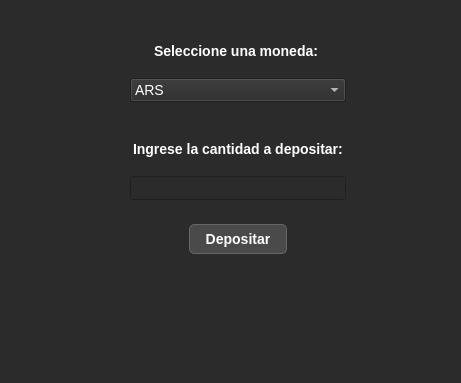
<?xml version="1.0" encoding="UTF-8"?>
<ui version="4.0">
 <class>DialogDeposit</class>
 <widget class="QDialog" name="DialogDeposit">
  <property name="geometry">
   <rect>
    <x>0</x>
    <y>0</y>
    <width>461</width>
    <height>383</height>
   </rect>
  </property>
  <property name="windowTitle">
   <string>Depositar</string>
  </property>
  <property name="styleSheet">
   <string notr="true">QWidget {
    background-color: #2b2b2b; /* gris oscuro */
    color: #ffffff; /* texto por defecto */
    font-family: &quot;Segoe UI&quot;, Arial, sans-serif;
    font-size: 14px;
}</string>
  </property>
  <widget class="QWidget" name="verticalLayoutWidget">
   <property name="geometry">
    <rect>
     <x>130</x>
     <y>30</y>
     <width>216</width>
     <height>238</height>
    </rect>
   </property>
   <layout class="QVBoxLayout" name="verticalLayout_2">
    <item>
     <layout class="QHBoxLayout" name="horizontalLayout_3">
      <item>
       <widget class="QLabel" name="lblSelectCurrency">
        <property name="sizePolicy">
         <sizepolicy hsizetype="Fixed" vsizetype="Fixed">
          <horstretch>0</horstretch>
          <verstretch>0</verstretch>
         </sizepolicy>
        </property>
        <property name="font">
         <font>
          <family>Segoe UI</family>
          <pointsize>-1</pointsize>
          <bold>true</bold>
         </font>
        </property>
        <property name="text">
         <string>Seleccione una moneda: </string>
        </property>
       </widget>
      </item>
     </layout>
    </item>
    <item>
     <widget class="QComboBox" name="cbSelectCurrencyDeposit">
      <item>
       <property name="text">
        <string>ARS</string>
       </property>
      </item>
     </widget>
    </item>
    <item>
     <spacer name="verticalSpacer_3">
      <property name="orientation">
       <enum>Qt::Vertical</enum>
      </property>
      <property name="sizeType">
       <enum>QSizePolicy::Fixed</enum>
      </property>
      <property name="sizeHint" stdset="0">
       <size>
        <width>20</width>
        <height>20</height>
       </size>
      </property>
     </spacer>
    </item>
    <item>
     <layout class="QHBoxLayout" name="horizontalLayout_2">
      <item>
       <widget class="QLabel" name="lblDepositArsAmount">
        <property name="sizePolicy">
         <sizepolicy hsizetype="Fixed" vsizetype="Fixed">
          <horstretch>0</horstretch>
          <verstretch>0</verstretch>
         </sizepolicy>
        </property>
        <property name="font">
         <font>
          <family>Segoe UI</family>
          <pointsize>-1</pointsize>
          <bold>true</bold>
         </font>
        </property>
        <property name="text">
         <string>Ingrese la cantidad a depositar:</string>
        </property>
       </widget>
      </item>
     </layout>
    </item>
    <item>
     <widget class="QLineEdit" name="txtDepositArsAmount"/>
    </item>
    <item>
     <spacer name="verticalSpacer_4">
      <property name="orientation">
       <enum>Qt::Vertical</enum>
      </property>
      <property name="sizeType">
       <enum>QSizePolicy::Fixed</enum>
      </property>
      <property name="sizeHint" stdset="0">
       <size>
        <width>20</width>
        <height>5</height>
       </size>
      </property>
     </spacer>
    </item>
    <item>
     <layout class="QHBoxLayout" name="horizontalLayout_4">
      <item>
       <widget class="QPushButton" name="btnDeposit">
        <property name="sizePolicy">
         <sizepolicy hsizetype="Fixed" vsizetype="Fixed">
          <horstretch>0</horstretch>
          <verstretch>0</verstretch>
         </sizepolicy>
        </property>
        <property name="styleSheet">
         <string notr="true">QPushButton {
    background-color: #4a4a4a; /* gris medio */
    color: #ffffff;
    border: 1px solid #666666;
    border-radius: 5px;
    padding: 6px 15px;
    font-weight: bold;
}

QPushButton:hover {
    background-color: #5a5a5a;
    border: 1px solid #777777;
}

QPushButton:pressed {
    background-color: #3a3a3a;
    border: 1px solid #555555;
}</string>
        </property>
        <property name="text">
         <string>Depositar</string>
        </property>
       </widget>
      </item>
     </layout>
    </item>
   </layout>
  </widget>
  <widget class="QLabel" name="labelStatusDeposit">
   <property name="enabled">
    <bool>true</bool>
   </property>
   <property name="geometry">
    <rect>
     <x>120</x>
     <y>280</y>
     <width>241</width>
     <height>51</height>
    </rect>
   </property>
   <property name="sizePolicy">
    <sizepolicy hsizetype="Fixed" vsizetype="Fixed">
     <horstretch>10</horstretch>
     <verstretch>10</verstretch>
    </sizepolicy>
   </property>
   <property name="styleSheet">
    <string notr="true">QLabel {
    color: #ff4d4d;           /* rojo fuerte */
    font-weight: bold;
    font-size: 14px;
}
</string>
   </property>
   <property name="text">
    <string/>
   </property>
   <property name="alignment">
    <set>Qt::AlignCenter</set>
   </property>
   <property name="wordWrap">
    <bool>true</bool>
   </property>
  </widget>
 </widget>
 <resources/>
 <connections/>
</ui>
